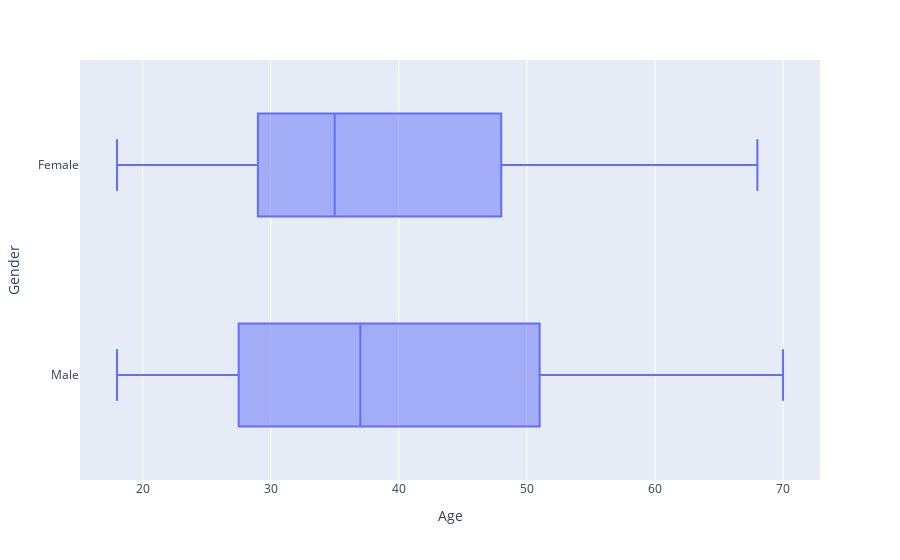

Notebook code for this chart:
### Code cell
# Boxplot Of Gender & Age
px.box(df,x='Age',y='Gender')

### Figure 1 — Plotly figure (JSON) as saved in the notebook; plotly's stock layout.template omitted (floating-point values rounded to 4 significant figures; data arrays with more than 128 entries replaced by an {"elided": "..."} marker saying what was removed)
{"data": [{"alignmentgroup": "True", "hovertemplate": "Age=%{x}<br>Gender=%{y}<extra></extra>", "legendgroup": "", "marker": {"color": "#636efa"}, "name": "", "notched": false, "offsetgroup": "", "orientation": "h", "showlegend": false, "type": "box", "x": {"elided": "200 int values"}, "x0": " ", "xaxis": "x", "y": {"elided": "200 str values"}, "y0": " ", "yaxis": "y"}], "layout": {"boxmode": "group", "legend": {"tracegroupgap": 0}, "margin": {"t": 60}, "xaxis": {"anchor": "y", "domain": [0, 1], "title": {"text": "Age"}}, "yaxis": {"anchor": "x", "domain": [0, 1], "title": {"text": "Gender"}}}}
